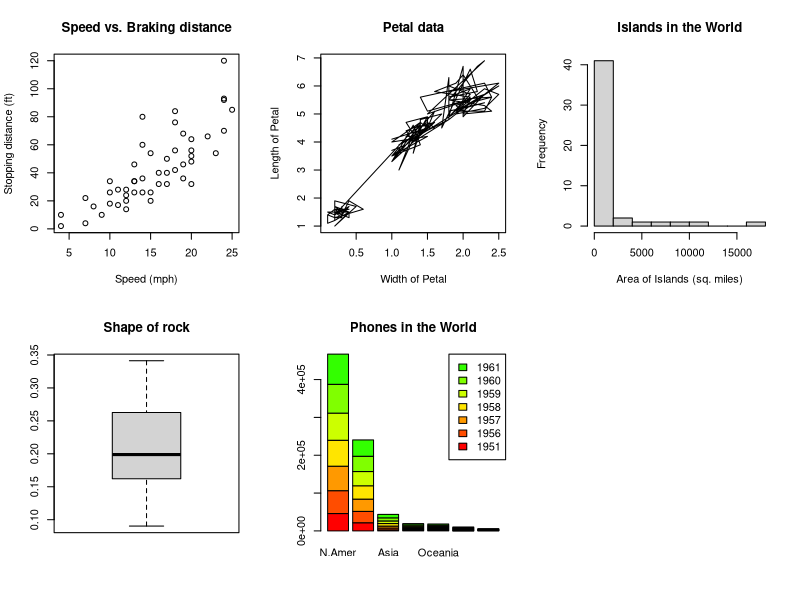

Source code (R):
# hw02
#LiLing Chen R04241305
par(mfrow = c(2,3))

## scatter plot
plot(x = cars$speed, y = cars$dist, type="p", main = "Speed vs. Braking distance", xlab = "Speed (mph)", ylab = "Stopping distance (ft)")

## line plot
plot(x = iris$Petal.Width, y = iris$Petal.Length, main = "Petal data", type="l", xlab = "Width of Petal", ylab = "Length of Petal")

## histogram
hist(x = islands, main = "Islands in the World", xlab = "Area of Islands (sq. miles)", ylab = "Frequency")

## boxplot
boxplot(rock$shape, outline = FALSE, main = "Shape of rock")

## barplot
require(grDevices) # for colors
barplot(WorldPhones, main = "Phones in the World", legend.text = c ("1951", "1956", "1957", "1958", "1959", "1960", "1961"), axisnames = TRUE, col = rainbow(20), args.legend = list(x = "topright"))